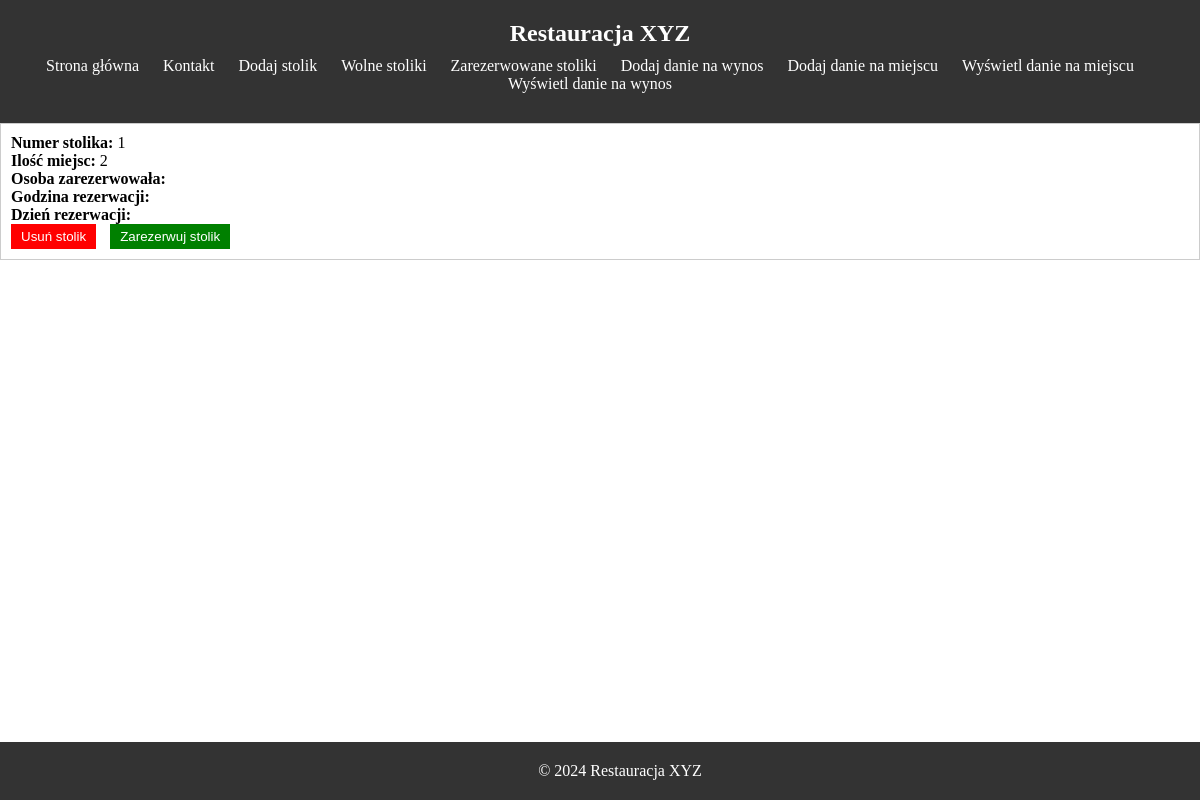
Before: /wolny_stolik with the older database file.
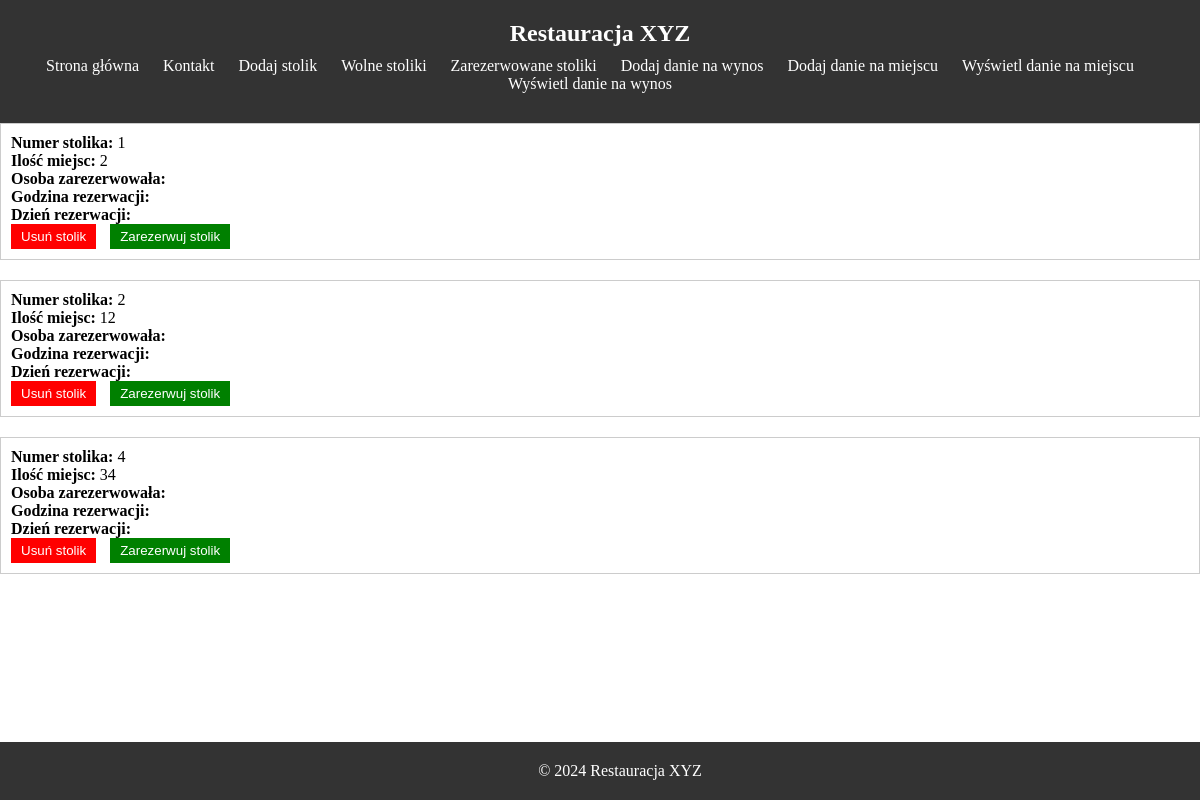
After: the same page with the newer database file.
### models.py (models this page shows, shortened)
class Stolik(db.Model):
    id = db.Column(db.Integer, primary_key=True)
    numer = db.Column(db.Integer, unique=True)
    ilosc_miejsc = db.Column(db.Integer)
    czy_zarezerwowany = db.Column(db.Boolean, default=False)

### app.py (the view, shortened to what this page needs)
@app.route('/wolny_stolik', methods=['GET', 'POST'])
def wolny_stolik():
    result = Stolik.query.filter(Stolik.czy_zarezerwowany == False).all()
    return render_template('wolny_stolik.html', result=result)

### templates/wolny_stolik.html (shortened to what this page needs)
{% extends "base.html" %}
{% block content %}
    {% for stolik in result %}
        <div style="border: 1px solid #ccc; padding: 10px; margin-bottom: 20px;">
            <p><strong>Numer stolika:</strong> {{ stolik.numer }}</p>
            <p><strong>Ilość miejsc:</strong> {{ stolik.ilosc_miejsc }}</p>
            <p><strong>Osoba zarezerwowała:</strong> {{ stolik.osoba_zarezerwowala }}</p>
            <p><strong>Godzina rezerwacji:</strong> {{ stolik.godzina_rezerwacji }}</p>
            <p><strong>Dzień rezerwacji:</strong> {{ stolik.dzien_rezerwacji }}</p>
            <form action="{{ url_for('wolny_stolik') }}" method="post" style="display: inline-block; margin-right: 10px;">
                <input type="submit" value="Usuń stolik" style="padding: 5px 10px; background-color: #f00; color: #fff; border: none; cursor: pointer;">
            </form>
            <form action="{{ url_for('wolny_stolik') }}" method="post" style="display: inline-block;">
                <input type="submit" value="Zarezerwuj stolik" style="padding: 5px 10px; background-color: #008000; color: #fff; border: none; cursor: pointer;">
            </form>
        </div>
    {% endfor %}
{% endblock %}

Changed rows visible on the page:
added Stolik: numer "2", ilosc_miejsc "12"
added Stolik: numer "4", ilosc_miejsc "34"
